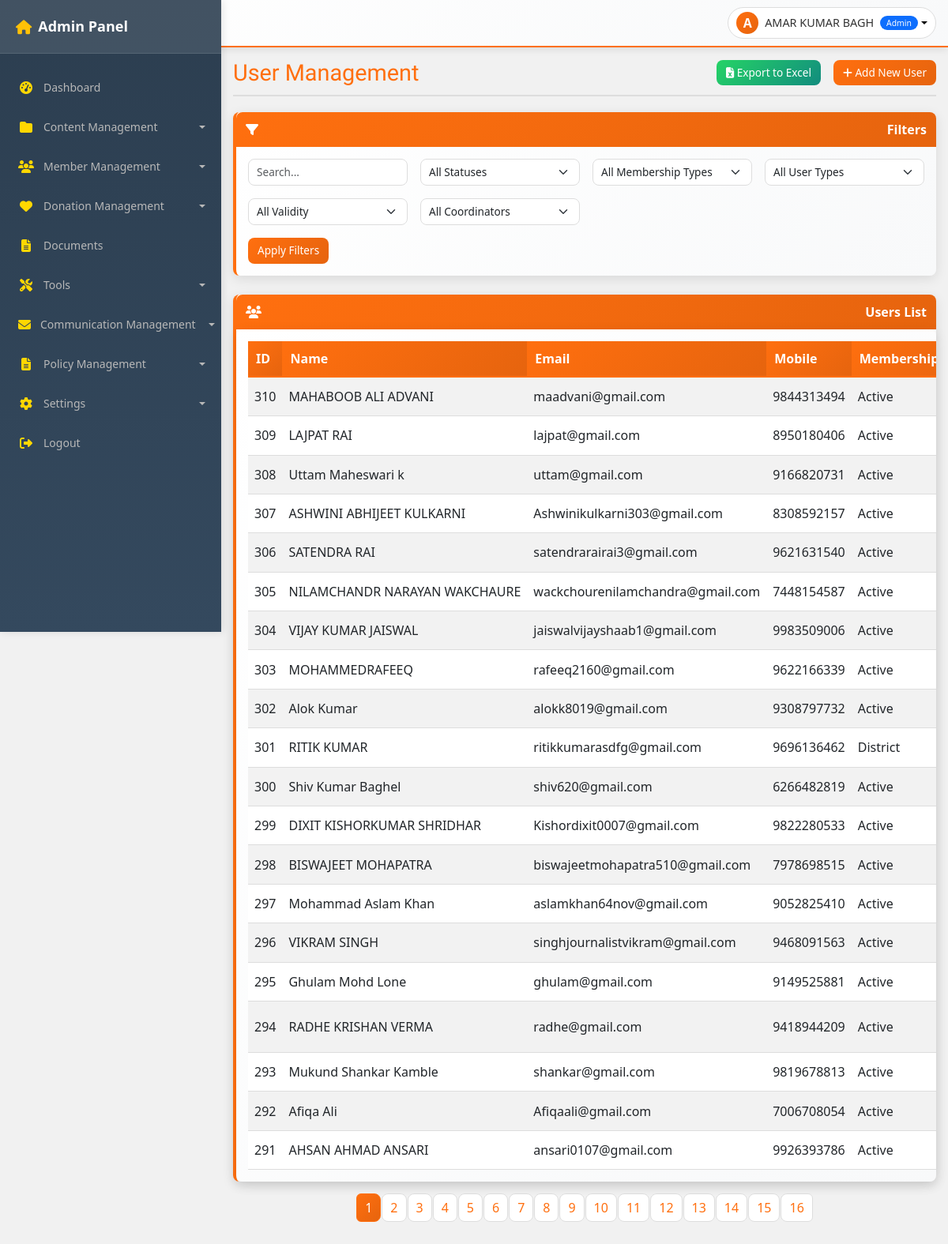
Page /admin/users-management.php (signed in) on the committed database.
### tables this page shows
CREATE TABLE `users` (
  `id` int(11) NOT NULL,
  `name` varchar(255) NOT NULL,
  `email` varchar(255) NOT NULL,
  `password` varchar(255) DEFAULT NULL,
  `mobile` varchar(15) NOT NULL,
  `gender` enum('Male','Female','Other') NOT NULL,
  `dob` date NOT NULL,
  `sdw_type` enum('S/O','D/O','W/O') NOT NULL,
  `sdw_name` varchar(255) NOT NULL,
  `profession` varchar(100) DEFAULT NULL,
  `designation` varchar(255) DEFAULT NULL,
  `blood_group` varchar(5) DEFAULT NULL,
  `aadhar` varchar(12) NOT NULL,
  `state` varchar(100) NOT NULL,
  `district` varchar(100) NOT NULL,
  `address` text NOT NULL,
  `pincode` varchar(6) NOT NULL,
  `membership_type` enum('active','gram_panchayat','block','tehsil','district','mandal','state','national') NOT NULL,
  `profile_image` varchar(255) DEFAULT NULL,
  `aadhar_front` varchar(255) DEFAULT NULL,
  `aadhar_back` varchar(255) DEFAULT NULL,
  `payment_id` varchar(100) DEFAULT NULL,
  `order_id` varchar(100) DEFAULT NULL,
  `payment_proof` varchar(255) DEFAULT NULL,
  `payment_method` enum('online','offline') DEFAULT NULL,
  `registration_id` varchar(20) DEFAULT NULL,
  `status` enum('pending','approved','rejected') DEFAULT 'pending',
  `valid_until` date DEFAULT NULL,
  `user_type` enum('member','coordinator','admin') DEFAULT 'member',
  `created_by` int(11) DEFAULT NULL,
  `created_at` timestamp NOT NULL DEFAULT current_timestamp(),
  `working_area` text DEFAULT NULL,
  `id_card_photo` varchar(255) DEFAULT NULL,
  `updated_at` datetime DEFAULT NULL,
  `valid_from` date DEFAULT NULL
);

### admin/users-management.php (the view, shortened to what this page needs)
<?php
$action = isset($_GET['action']) ? $_GET['action'] : 'list';
$db = getDbConnection();
$currentUserType = $_SESSION['user_type'] ?? 'member';
$page = isset($_GET['page']) ? (int)$_GET['page'] : 1;
$limit = 20;
$offset = ($page - 1) * $limit;
$search = isset($_GET['search']) ? sanitizeInput($_GET['search']) : '';
$status_filter = isset($_GET['status']) ? sanitizeInput($_GET['status']) : '';
$membership_filter = isset($_GET['membership']) ? sanitizeInput($_GET['membership']) : '';
$user_type_filter = isset($_GET['user_type']) ? sanitizeInput($_GET['user_type']) : '';
$created_by_filter = isset($_GET['created_by']) && $_GET['created_by'] !== '' ? (int)$_GET['created_by'] : null;
$validity_filter = isset($_GET['validity']) ? sanitizeInput($_GET['validity']) : '';
try {
    $whereConditions = [];
    $params = [];
    $whereClause = !empty($whereConditions) ? 'WHERE ' . implode(' AND ', $whereConditions) : '';
    $countQuery = "SELECT COUNT(*) FROM users u $whereClause";
    $stmt = $db->prepare($countQuery);
    $stmt->execute($params);
    $totalRecords = $stmt->fetchColumn();
    if ($totalRecords == 0 && $currentUserType === 'coordinator') {
        $users = [];
        $noUsersMessage = "You haven't created any users yet. Click 'Add New User' to create your first user.";
    } elseif ($totalRecords == 0) {
        $users = [];
        $noUsersMessage = "No users found matching your criteria.";
    } else {
        $query = "SELECT u.*, c.name AS created_by_name FROM users u LEFT JOIN users c ON u.created_by = c.id $whereClause ORDER BY u.created_at DESC LIMIT ? OFFSET ?";
        $stmt = $db->prepare($query);
        $params[] = $limit;
        $params[] = $offset;
        $stmt->execute($params);
        $users = $stmt->fetchAll(PDO::FETCH_ASSOC);
    }
    $totalPages = ceil($totalRecords / $limit);
} catch (PDOException $e) {
    $error = "Database error: " . $e->getMessage();
    $users = [];
    $totalPages = 0;
    $noUsersMessage = "Error loading users: " . htmlspecialchars($e->getMessage());
}
include 'includes/header.php';
?>
<?php include 'includes/sidebar.php'; ?>
<div class="admin-content">
    <?php include 'includes/topbar.php'; ?>
    <div class="main-content">
        <?php if ($action === 'list'): ?>
            <div class="page-header">
                <h1 class="page-title">User Management</h1>
                <div class="page-actions">
                    <a href="users-management.php?action=export&search=<?php echo urlencode($search); ?>&status=<?php echo urlencode($status_filter); ?>&membership=<?php echo urlencode($membership_filter); ?>&user_type=<?php echo urlencode($user_type_filter); ?>&created_by=<?php echo urlencode($created_by_filter ?? ''); ?>&validity=<?php echo urlencode($validity_filter); ?>" class="btn btn-success me-2">
                        <i class="fas fa-file-excel"></i> Export to Excel
                    </a>
                    <a href="users-management.php?action=add" class="btn btn-primary">
                        <i class="fas fa-plus"></i> Add New User
                    </a>
                </div>
            </div>
            <div class="admin-card">
                <div class="card-header">
                    <i class="fas fa-filter"></i> Filters
                </div>
                <div class="card-body">
                    <form method="GET" class="row g-3">
                        <div class="col-md-3">
                            <input type="text" class="form-control" name="search" placeholder="Search..." value="<?php echo htmlspecialchars($search); ?>">
                        </div>
                        <div class="col-md-3">
                            <select class="form-select" name="status">
                                <option value="">All Statuses</option>
                            </select>
                        </div>
                        <div class="col-md-3">
                            <select class="form-select" name="membership">
                                <option value="">All Membership Types</option>
                            </select>
                        </div>
                        <div class="col-md-3">
                            <select class="form-select" name="user_type">
                                <option value="">All User Types</option>
                            </select>
                        </div>
                        <div class="col-md-3">
                            <select class="form-select" name="validity">
                                <option value="">All Validity</option>
                            </select>
                        </div>
                        <?php if ($currentUserType === 'admin'): ?>
                        <div class="col-md-3">
                            <select class="form-select" name="created_by">
                                <option value="">All Coordinators</option>
                            </select>
                        </div>
                        <?php endif; ?>
                        <div class="col-md-12">
                            <button type="submit" class="btn btn-primary">Apply Filters</button>
                        </div>
                    </form>
                </div>
            </div>
            <div class="admin-card mt-4">
                <div class="card-header">
                    <i class="fas fa-users"></i> Users List
                </div>
                <div class="card-body table-responsive">
                    <table class="table table-striped table-hover">
                        <thead>
                            <tr>
                                <th>ID</th>
                                <th>Name</th>
                                <th>Email</th>
                                <th>Mobile</th>
                                <th>Membership Type</th>
                            </tr>
                        </thead>
                        <tbody>
                            <?php if (isset($noUsersMessage)): ?>
                                <tr>
                                    <td colspan="10" class="text-center">
                                        <div class="alert alert-info">
                                            <i class="fas fa-info-circle"></i> <?php echo htmlspecialchars($noUsersMessage); ?>
                                        </div>
                                    </td>
                                </tr>
                            <?php else: ?>
                                <?php foreach ($users as $u): ?>
                                    <tr>
                                        <td><?php echo htmlspecialchars($u['id']); ?></td>
                                        <td><?php echo htmlspecialchars($u['name']); ?></td>
                                        <td><?php echo htmlspecialchars($u['email']); ?></td>
                                        <td><?php echo htmlspecialchars($u['mobile']); ?></td>
                                        <td><?php echo htmlspecialchars(ucfirst(str_replace('_', ' ', $u['membership_type']))); ?></td>
                                    </tr>
                                <?php endforeach; ?>
                            <?php endif; ?>
                        </tbody>
                    </table>
                </div>
            </div>
            <?php if ($totalPages > 1): ?>
                <nav aria-label="Pagination">
                    <ul class="pagination justify-content-center">
                        <?php for ($i = 1; $i <= $totalPages; $i++): ?>
                            <li class="page-item <?php echo $i === $page ? 'active' : ''; ?>">
                                <a class="page-link" href="?page=<?php echo $i; ?>&search=<?php echo urlencode($search); ?>&status=<?php echo urlencode($status_filter); ?>&membership=<?php echo urlencode($membership_filter); ?>&user_type=<?php echo urlencode($user_type_filter); ?>&created_by=<?php echo urlencode($created_by_filter ?? ''); ?>&validity=<?php echo urlencode($validity_filter); ?>"><?php echo $i; ?></a>
                            </li>
                        <?php endfor; ?>
                    </ul>
                </nav>
            <?php endif; ?>
        <?php endif; ?>
    </div>
</div>
<?php include 'includes/footer.php'; ?>

### admin/includes/header.php (style rules this page uses)
body { font-family: 'Segoe UI', Tahoma, Geneva, Verdana, sans-serif; }

### rows in the picture
users: id "310", name "MAHABOOB ALI ADVANI", email "maadvani@gmail.com", mobile "9844313494", membership_type "Active"
users: id "309", name "LAJPAT RAI", email "lajpat@gmail.com", mobile "8950180406", membership_type "Active"
users: id "308", name "Uttam Maheswari k", email "uttam@gmail.com", mobile "9166820731", membership_type "Active"
users: id "307", name "ASHWINI ABHIJEET KULKARNI", email "Ashwinikulkarni303@gmail.com", mobile "8308592157", membership_type "Active"
users: id "306", name "SATENDRA RAI", email "satendrarairai3@gmail.com", mobile "9621631540", membership_type "Active"
users: id "305", name "NILAMCHANDR NARAYAN WAKCHAURE", email "wackchourenilamchandra@gmail.com", mobile "7448154587", membership_type "Active"
users: id "304", name "VIJAY KUMAR JAISWAL", email "jaiswalvijayshaab1@gmail.com", mobile "9983509006", membership_type "Active"
users: id "303", name "MOHAMMEDRAFEEQ", email "rafeeq2160@gmail.com", mobile "9622166339", membership_type "Active"
users: id "302", name "Alok Kumar", email "alokk8019@gmail.com", mobile "9308797732", membership_type "Active"
users: id "301", name "RITIK KUMAR", email "ritikkumarasdfg@gmail.com", mobile "9696136462", membership_type "District"
users: id "300", name "Shiv Kumar Baghel", email "shiv620@gmail.com", mobile "6266482819", membership_type "Active"
users: id "299", name "DIXIT KISHORKUMAR SHRIDHAR", email "Kishordixit0007@gmail.com", mobile "9822280533", membership_type "Active"
users: id "298", name "BISWAJEET MOHAPATRA", email "biswajeetmohapatra510@gmail.com", mobile "7978698515", membership_type "Active"
users: id "297", name "Mohammad Aslam Khan", email "aslamkhan64nov@gmail.com", mobile "9052825410", membership_type "Active"
users: id "296", name "VIKRAM SINGH", email "singhjournalistvikram@gmail.com", mobile "9468091563", membership_type "Active"
users: id "295", name "Ghulam Mohd Lone", email "ghulam@gmail.com", mobile "9149525881", membership_type "Active"
users: id "294", name "RADHE KRISHAN VERMA", email "radhe@gmail.com", mobile "9418944209", membership_type "Active"
users: id "293", name "Mukund Shankar Kamble", email "shankar@gmail.com", mobile "9819678813", membership_type "Active"
users: id "292", name "Afiqa Ali", email "Afiqaali@gmail.com", mobile "7006708054", membership_type "Active"
users: id "291", name "AHSAN AHMAD ANSARI", email "ansari0107@gmail.com", mobile "9926393786", membership_type "Active"

### other values in the picture
$pageTitle "User Management"
substr($_SESSION['user_name'], 0, 1) "A"
$_SESSION['user_name'] "AMAR KUMAR BAGH"
$_SESSION['user_type'] "Admin"
